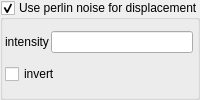
           <widget class="MyGroupBox" name="groupCheck_perlin_noise_displacement_enable">
            <property name="title">
             <string>Use perlin noise for displacement</string>
            </property>
            <property name="checkable">
             <bool>true</bool>
            </property>
            <property name="checked">
             <bool>true</bool>
            </property>
            <layout class="QGridLayout" name="gridLayout_31" rowstretch="0,0" columnstretch="0,1,0">
             <property name="leftMargin">
              <number>2</number>
             </property>
             <property name="topMargin">
              <number>2</number>
             </property>
             <property name="rightMargin">
              <number>2</number>
             </property>
             <property name="bottomMargin">
              <number>2</number>
             </property>
             <property name="spacing">
              <number>2</number>
             </property>
             <item row="0" column="0">
              <widget class="QLabel" name="label_50">
               <property name="text">
                <string>intensity</string>
               </property>
              </widget>
             </item>
             <item row="1" column="0" colspan="3">
              <widget class="MyCheckBox" name="checkBox_perlin_noise_displacement_invert">
               <property name="text">
                <string>invert</string>
               </property>
              </widget>
             </item>
             <item row="0" column="1">
              <widget class="MyLineEdit" name="logedit_perlin_noise_displacement_intensity">
               <property name="toolTip">
                <string>&lt;html&gt;&lt;head/&gt;&lt;body&gt;&lt;p&gt;Height of displacement. Height is in the same units as object sizes.&lt;/p&gt;&lt;/body&gt;&lt;/html&gt;</string>
               </property>
              </widget>
             </item>
            </layout>
           </widget>
